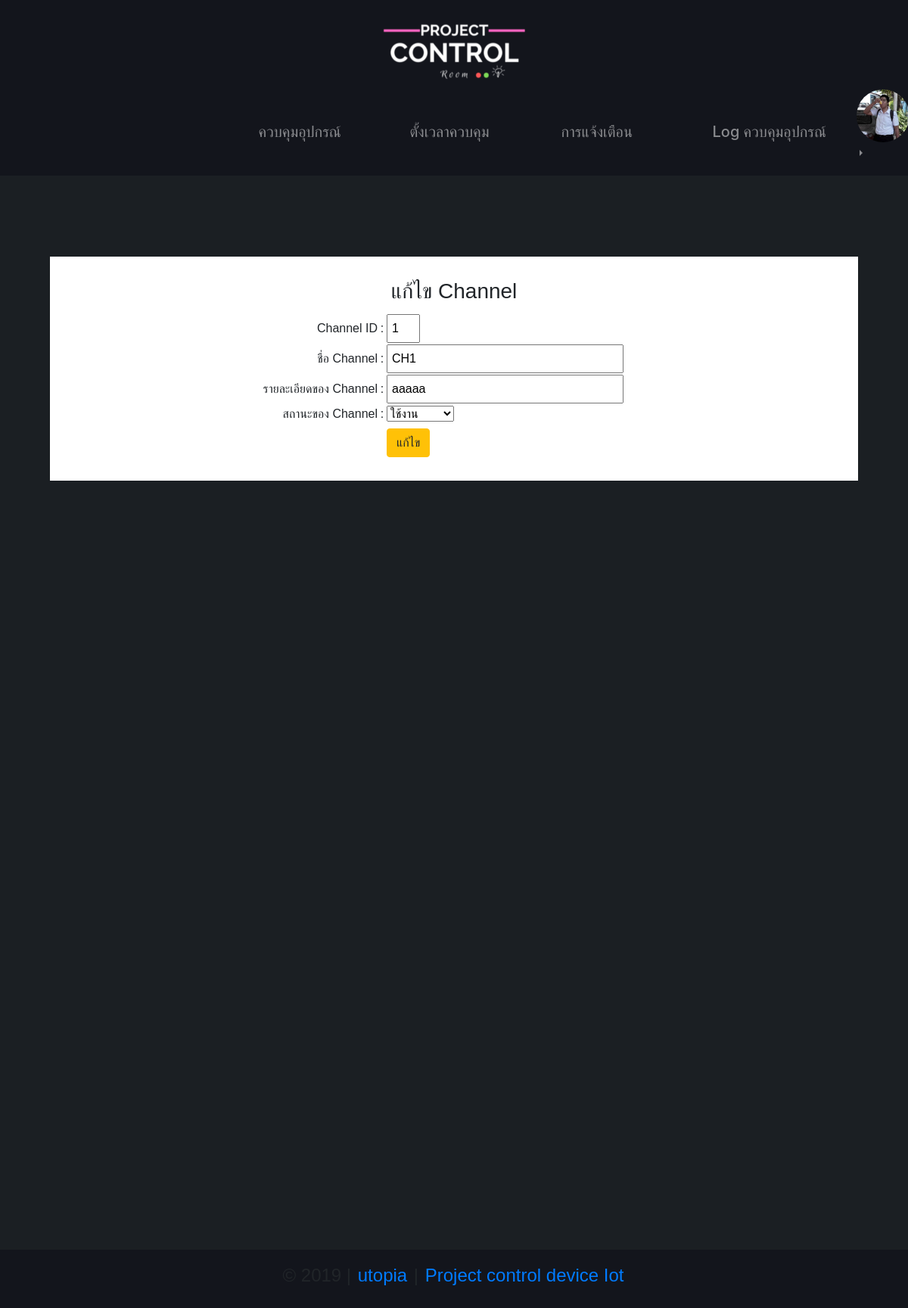
The app's page /projectcontrol/editchannel.php?id=1 (signed in) with its own data.
### tables this page shows
CREATE TABLE `users` (
  `userid` int(2) NOT NULL,
  `username` varchar(50) NOT NULL,
  `password` varchar(50) NOT NULL,
  `fname` varchar(50) NOT NULL,
  `lname` varchar(50) NOT NULL,
  `email` varchar(50) NOT NULL,
  `picture` varchar(100) NOT NULL,
  `date` timestamp NULL DEFAULT CURRENT_TIMESTAMP,
  `status` varchar(1) NOT NULL DEFAULT 'Y'
);

CREATE TABLE `channel` (
  `channelid` int(2) NOT NULL,
  `channelname` varchar(50) NOT NULL,
  `descrip` varchar(200) NOT NULL,
  `status` varchar(5) NOT NULL DEFAULT '0',
  `channelstatus` varchar(1) NOT NULL DEFAULT '0'
);

### projectcontrol/editchannel.php (the view, shortened to what this page needs)
<?php
require "head.php";
require "inc/connect.php";
if ($_POST['submit'] != null) {
    $channelid = $_POST['channelid'];
    $channelname = $_POST['channelname'];
    $descrip = $_POST['descrip'];
    $channelstatus = $_POST['channelstatus'];
    $sql = "UPDATE `channel` SET `channelname`='$channelname',`descrip`='$descrip',
    `channelstatus`='$channelstatus' WHERE channelid=$channelid";
    $result = mysqli_query($con, $sql);
    if ($result == 1) {
        echo ' <script type="text/javascript">
            window.location="viewchannel.php";
            </script>';
    }
    mysqli_close($con);
} else if ($_GET['id'] != null) {
    $id = $_GET['id'];
    $sql = "SELECT * FROM channel WHERE channelid=$id";
    $result = mysqli_query($con, $sql);
    $row = mysqli_fetch_array($result);
    $channelid = $row['channelid'];
    $channelname = $row['channelname'];
    $descrip = $row['descrip'];
    $channelstatus = $row['channelstatus'];
}
?>
<link rel="stylesheet" href="css/stylecontent.css">
<div class="container">
    <div class="box1">
        <form class="form1" method="post" action="" enctype="multipart/form-data">
            <table width="600" border="0" cellspacing="1" cellpadding="1" align="center" class="table1">
                <tr>
                    <td height="50" align="center">
                        <h3>แก้ไข Channel</h3>
                    </td>
                </tr>
            </table>
            <table width="600" border="0" cellspacing="1" cellpadding="1" align="center">
                <tr>
                    <td width="200" align="right">Channel ID</td>
                    <td width="10" align="center">:</td>
                    <td><input name="channelid" type="text" size="1" readonly value="<?php echo $channelid; ?>"></td>
                </tr>
                <tr>
                    <td width="200" align="right">ชื่อ Channel</td>
                    <td width="10" align="center">:</td>
                    <td><input name="channelname" type="text" size="30" value="<?php echo $channelname; ?>"></td>
                </tr>
                <tr>
                    <td align="right">รายละเอียดของ Channel</td>
                    <td align="center">:</td>
                    <td><input name="descrip" type="text" size="30" value="<?php echo $descrip; ?>"></td>
                </tr>
                <tr>
                    <td align="right">สถานะของ Channel</td>
                    <td align="center">:</td>
                    <td> <select name="channelstatus">
                            <option value="1" <?php if ($channelstatus == "1") {
                                                    echo "selected=\" selected\"";
                                                } ?>>ใช้งาน</option>
                        </select></td>
                </tr>
                <tr>
                    <td height="50" align="right">&nbsp;</td>
                    <td align="center">&nbsp;</td>
                    <td><button class="btn btn-warning" type="submit" name="submit" value="submit">แก้ไข</button></td>
                </tr>
            </table>
        </form>
    </div>
</div>
<?php
require "footer.php";
?>

### projectcontrol/head.php (shortened to what this page needs)
<?php
require "inc/connect.php";
$userid = $_SESSION['userid'];
$sessionstatus = $_SESSION['status'];
$sql = "SELECT * FROM users WHERE userid=$userid";
$result = mysqli_query($con, $sql);
$row = mysqli_fetch_array($result);
$profileimg  = $row['picture'];
?>
<!DOCTYPE html>
<html lang="en">
<head>
    <link rel="stylesheet" href="css/stylefooter.css">
    <link rel="stylesheet" href="css/styleheader.css">
    <link rel="stylesheet" href="//cdnjs.cloudflare.com/ajax/libs/timepicker/1.3.5/jquery.timepicker.min.css">
    <link rel="stylesheet" href="https://maxcdn.bootstrapcdn.com/bootstrap/4.0.0/css/bootstrap.min.css">
    <link rel="stylesheet" href="https://use.fontawesome.com/releases/v5.8.1/css/all.css">
</head>
<body style="background-color:#1b1f23">
    <div class="row">
        <div class="col-sm" style="background-color: #13151c">
        </div>
        <div class="col-sm-3" style="background-color: #13151c">
            <a href="<?php if ($sessionstatus != "R") {
                            echo "indexuser.php";
                        } else {
                            echo "viewchannel.php";
                        } ?>">
                <img src="img/Project.png" class="img-fluid" alt="Responsive image">
            </a>
        </div>
        <div class="col-sm" style="background-color: #13151c">
        </div>
    </div>
    <div class="row" style="background-color: #13151c">
        <div class="col-md-6 offset-md-3" style="background-color: #13151c">
            <header>
                <nav class="navbar navbar-expand-lg navbar-dark">
                    <div class="collapse navbar-collapse" id="navbarTogglerDemo01" style="height:100px;">
                            <?php if ($sessionstatus != 'R') { ?>
                                <ul class="navbar-nav">
                                    <li class="nav-item">
                                        <a class="nav-link" href="indexuser.php">
                                            <h5>ควบคุมอุปกรณ์</h5>
                                        </a>
                                    </li>
                                    <li class="nav-item">
                                        <a class="nav-link" href="timeControl.php">
                                            <h5>ตั้งเวลาควบคุม</h5>
                                        </a>
                                    </li>
                                    <li class="nav-item">
                                        <a class="nav-link" href="notify.php">
                                            <h5>การแจ้งเตือน</h5>
                                        </a>
                                    </li>
                                    <li class="nav-item">
                                        <a class="nav-link" href="log.php">
                                            <h5>Log ควบคุมอุปกรณ์</h5>
                                        </a>
                                    </li>
                                <?php } ?>
                                </ul>
                                <div class="btn-group dropright" style="margin-bottom:2%;">
                                    <ul class="navbar-nav">
                                        <li class="nav-link dropdown-toggle dropdown-toggle-split" role="button" data-toggle="dropdown" aria-haspopup="true" aria-expanded="false">
                                            <img src="upload/pic/<?php echo  $profileimg; ?>" class="rounded-circle" style="width:70px;height:70px">
                                        </li>
                                    </ul>
                                </div>
                    </div>
                </nav>
            </header>
        </div>
    </div>
    <div class="row" style="height:100%;">
        <div class="col-sm">
        </div>
        <div class="col-sm-11" style="height:auto;">

### projectcontrol/css/styleheader.css (style rules this page uses)
body { position:absolute; top: 0; bottom: 0; left: 0; right: 0; height: 100%; display: block; }
a { padding: 2px; }
h6 , h5 { font-family: 'Poiret One', cursive; }
li.nav-item { padding: 10px; width: 200px; height: 60px; }

### projectcontrol/css/stylecontent.css (style rules this page uses)
.box1 { margin-top: 10%; background-color: white; padding: 25px; }
input { padding: 5px; }
td { font-family: Verdana, Geneva, Tahoma, sans-serif; font-size: 16px; }

### records on screen
users: picture (picture)
channel: channelid "1", channelname "CH1", descrip "aaaaa", channelstatus "ใช้งาน"
